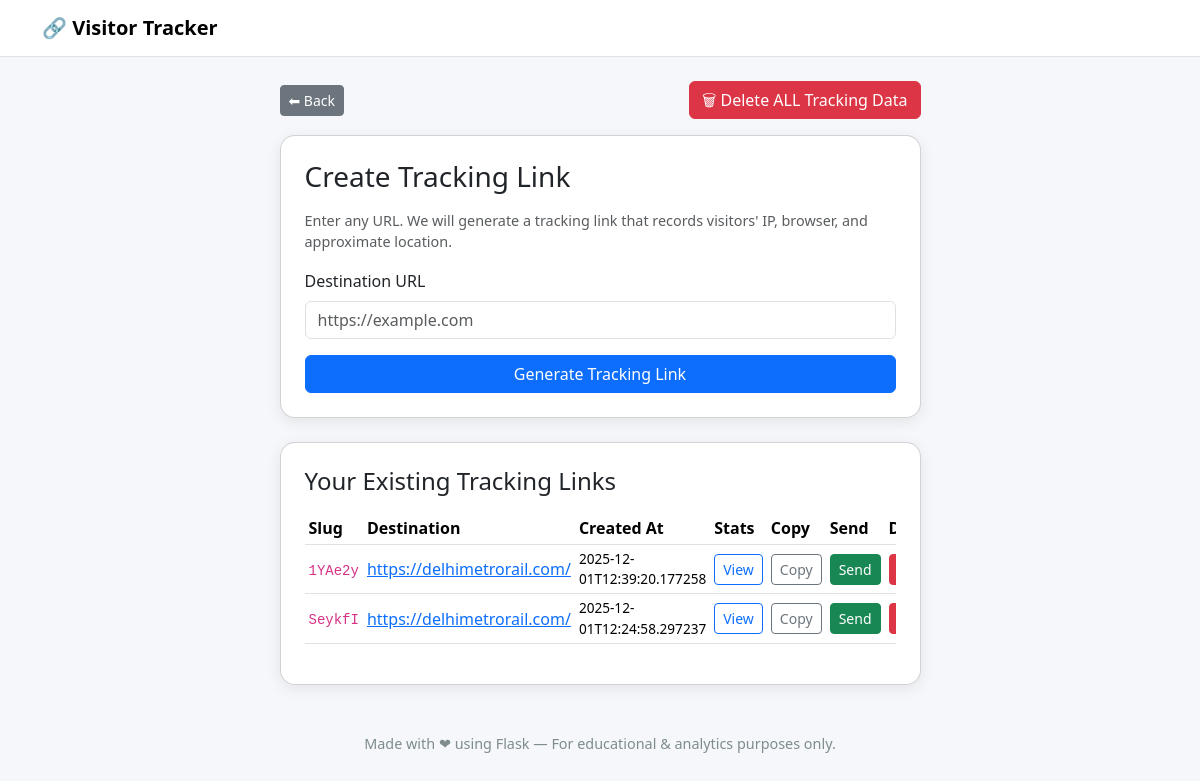
Page /tracker on the committed database.
### tables this page shows
CREATE TABLE links (
            id INTEGER PRIMARY KEY AUTOINCREMENT,
            slug TEXT UNIQUE NOT NULL,
            target_url TEXT,
            created_at TEXT NOT NULL
        );

### app.py (the view, shortened to what this page needs)
@app.route("/tracker", methods=["GET", "POST"])
def tracker():
    conn = get_db()
    cur = conn.cursor()
    new_link = None
    tracking_url = None
    links = cur.execute("SELECT * FROM links ORDER BY id DESC").fetchall()
    conn.close()
    return render_template("tracker.html",
                           new_link=new_link,
                           tracking_url=tracking_url,
                           links=links)

### app.py (called while the page is built)
def get_db():
    conn = sqlite3.connect(DB_PATH)
    conn.row_factory = sqlite3.Row
    return conn

### templates/tracker.html (shortened to what this page needs)
{% extends "base.html" %}
{% block content %}
<div class="row justify-content-center">
    <div class="col-md-7">
        <div class="d-flex justify-content-between align-items-center mb-3">
            <a href="{{ url_for('tracker') }}" class="btn btn-secondary btn-sm">⬅ Back</a>
            <div>
                <a class="btn btn-danger w-100"
               href="{{ url_for('delete_all') }}"
               onclick="return confirm('⚠ WARNING!\nThis will DELETE ALL tracking links AND all visitor logs.\nAre you 100% sure?');">
                🗑 Delete ALL Tracking Data
            </a>
            </div>
        </div>
        <div class="card p-4 mb-4">
            <h3 class="mb-3">Create Tracking Link</h3>
            <p class="text-muted" style="font-size: 0.9rem;">
                Enter any URL. We will generate a tracking link that records visitors' IP, browser, and approximate location.
            </p>
            <form method="POST">
                <label class="form-label">Destination URL</label>
                <input type="text" name="target_url" class="form-control"
                       placeholder="https://example.com" required>
                <button class="btn btn-primary mt-3 w-100">
                    Generate Tracking Link
                </button>
            </form>
        </div>
        <div class="card p-4">
            <h4 class="mb-3">Your Existing Tracking Links</h4>
            {% if links %}
                <div class="table-responsive">
                    <table class="table table-sm align-middle">
                        <thead>
                            <tr>
                                <th>Slug</th>
                                <th>Destination</th>
                                <th>Created At</th>
                                <th>Stats</th>
                                <th>Copy</th>
                                <th>Send</th>
                                <th>Delete</th>
                            </tr>
                        </thead>
                        <tbody>
                            {% for link in links %}
                            <tr>
                                <td><code>{{ link.slug }}</code></td>
                                <td style="max-width: 230px; word-wrap: break-word;">
                                    <a href="{{ link.target_url }}" target="_blank">{{ link.target_url }}</a>
                                </td>
                                <td style="font-size: 0.85rem;">
                                    {{ link.created_at }}
                                </td>
                                <td>
                                    <a class="btn btn-sm btn-outline-primary"
                                       href="{{ url_for('stats', slug=link.slug) }}">
                                        View
                                    </a>
                                </td>
                                <td>
                                    <button class="btn btn-sm btn-outline-secondary"
                                            onclick="copyExisting('{{ url_for('track_redirect', slug=link.slug, _external=True) }}')">
                                        Copy
                                    </button>
                                </td>
                                <td>
                                    <a class="btn btn-sm btn-success"
                                       href="https://wa.me/?text={{ url_for('track_redirect', slug=link.slug, _external=True) }}"
                                       target="_blank">
                                        Send
                                    </a>
                                </td>
                                <td>
                                    <a class="btn btn-sm btn-danger"
                                       onclick="return confirm('Delete this tracking link and ALL its logs?')"
                                       href="{{ url_for('delete_link', slug=link.slug) }}">
                                    </a>
                                </td>
                            </tr>
                            {% endfor %}
                        </tbody>
                    </table>
                </div>
            {% else %}
                <p class="text-muted mb-0">No links created yet.</p>
            {% endif %}
        </div>
    </div>
</div>
{% endblock %}

### templates/base.html (style rules this page uses)
body { background: #f5f7fa; font-family: "Segoe UI", sans-serif; }
.card { border-radius: 15px; box-shadow: 0 4px 15px rgba(0,0,0,0.08); }

### rows in the picture
links: slug "1YAe2y", target_url "https://delhimetrorail.com/", created_at "2025-12-01T12:39:20.177258"
links: slug "SeykfI", target_url "https://delhimetrorail.com/", created_at "2025-12-01T12:24:58.297237"
